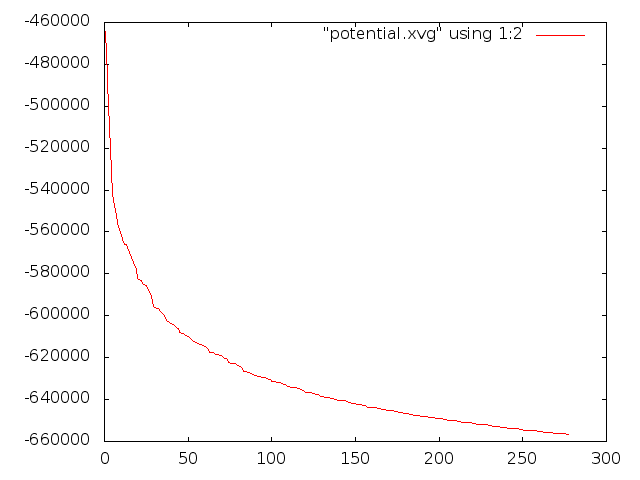

Reproduce this figure in gnuplot.
set datafile commentschars "#@&"
set term png             
set output "potential.png"
plot "potential.xvg" using 1:2 with lines
